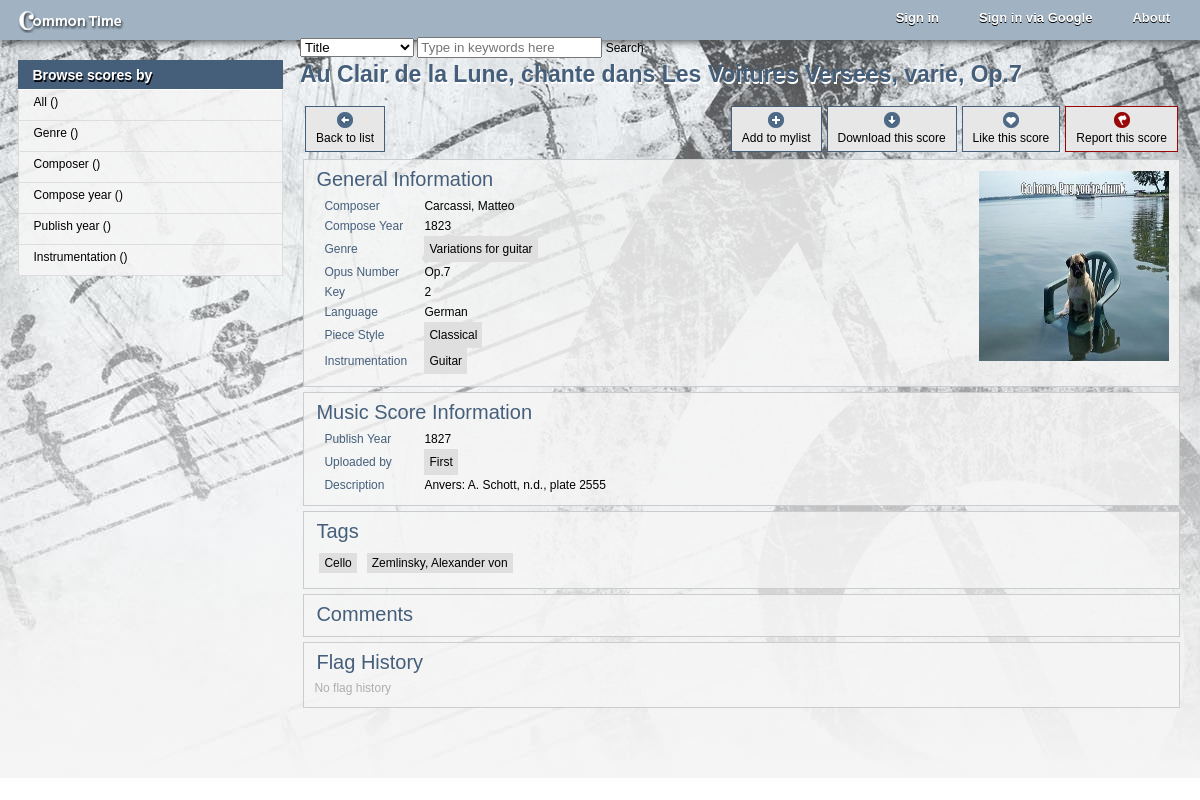
Screenshot of /view.php?id=3 with the database file from the repository.
### tables this page shows
CREATE TABLE `CT_Score` (
  `id` int(11) NOT NULL AUTO_INCREMENT,
  `title` varchar(100) NOT NULL,
  `isFlagged` int(11) DEFAULT '0',
  `isPublic` int(11) NOT NULL DEFAULT '0',
  `composer` varchar(200) DEFAULT NULL COMMENT 'foreign key',
  `composeYear` int(11) DEFAULT NULL,
  `publishYear` int(11) DEFAULT NULL,
  `description` varchar(4000) DEFAULT NULL,
  `downloadLink` varchar(4000) DEFAULT 'assets/scores/sample.jpg',
  `downloads` int(11) NOT NULL DEFAULT '0',
  `likes` int(11) DEFAULT '0',
  `likeList` varchar(4000) DEFAULT NULL,
  `timestamp` int(11) NOT NULL DEFAULT '0',
  `uploadedBy` int(11) NOT NULL DEFAULT '0' COMMENT 'foreign key',
  `language` varchar(45) DEFAULT NULL,
  `opusNum` varchar(45) DEFAULT NULL,
  `key` varchar(45) DEFAULT NULL,
  PRIMARY KEY (`id`)
);

CREATE TABLE `CT_Genre` (
  `id` int(11) NOT NULL AUTO_INCREMENT,
  `refScore` int(11) DEFAULT NULL,
  `genre` varchar(50) NOT NULL,
  PRIMARY KEY (`id`)
);

CREATE TABLE `CT_Style` (
  `id` int(11) NOT NULL AUTO_INCREMENT,
  `refScore` int(11) NOT NULL,
  `style` varchar(200) NOT NULL,
  PRIMARY KEY (`id`)
);

CREATE TABLE `CT_Instrumentation` (
  `id` int(11) NOT NULL AUTO_INCREMENT,
  `refScore` int(11) DEFAULT NULL,
  `instrumentation` varchar(200) NOT NULL,
  PRIMARY KEY (`id`)
);

CREATE TABLE `CT_User` (
  `id` int(11) NOT NULL AUTO_INCREMENT,
  `userEmail` varchar(50) NOT NULL,
  `userPw` varchar(1000) NOT NULL,
  `firstName` varchar(50) NOT NULL,
  `middleName` varchar(50) DEFAULT NULL,
  `lastName` varchar(50) NOT NULL,
  `level` int(11) NOT NULL DEFAULT '1' COMMENT 'for penalizing & incentivizing purposes',
  `redFlag` int(11) DEFAULT '0',
  `joinDate` timestamp NULL DEFAULT NULL,
  `lastAccess` timestamp NULL DEFAULT NULL,
  `avatarPic` varchar(200) DEFAULT 'assets/images/profile.jpg',
  `securityQ` varchar(200) DEFAULT NULL,
  `securityA` varchar(200) DEFAULT NULL,
  `emailSHA` varchar(100) NOT NULL,
  PRIMARY KEY (`id`)
);

CREATE TABLE `CT_ScoreTag` (
  `id` int(11) NOT NULL AUTO_INCREMENT,
  `refScore` int(11) NOT NULL,
  `tagBy` int(11) NOT NULL,
  `tag` varchar(100) NOT NULL,
  PRIMARY KEY (`id`)
);

### functions.php (called while the page is built, shortened)
<?php
function getSpecific($table, $fields, $filter){
	global $json_container, $connect;
	$query = "SELECT ".mysql_real_escape_string($fields)." FROM ".mysql_real_escape_string($table)." WHERE ".mysql_real_escape_string($filter).";";
	$result = mysql_query($query, $connect);
	if($result === false)
	{
		return 'There is no such a table';
	}
	else
	{
		$data = @mysql_fetch_array($result);
		return $data[0];
	}
}
function getSQLFromID($type, $param) {
	if($type == "firstName"){
		return "SELECT firstName FROM CT_User WHERE id = ".mysql_real_escape_string($param).";";
	}else if($type == "lastName"){
		return "SELECT lastName FROM CT_User WHERE id = ".mysql_real_escape_string($param).";";
	}else if($type == "redFlag"){
		return "SELECT redFlag FROM CT_User WHERE id = ".mysql_real_escape_string($param).";";
	}else if($type == "joinDate"){
		return "SELECT joinDate FROM CT_User WHERE id = ".mysql_real_escape_string($param).";";
	}else if($type == "flagHistory"){
		return "SELECT * FROM CT_FlagHistory WHERE refScore = ".mysql_real_escape_string($param)." ORDER BY timestamp DESC;";
	}else if($type == "genre"){
		return "SELECT * FROM CT_Genre WHERE refScore = ".mysql_real_escape_string($param).";";
	}else if($type == "instrumentation"){
		return "SELECT * FROM CT_Instrumentation WHERE refScore = ".mysql_real_escape_string($param).";";
	}else if($type == "comment"){
		return "SELECT * FROM CT_ScoreComment WHERE refScore = ".mysql_real_escape_string($param)." ORDER BY timestamp DESC;";
	}else if($type == "style"){
		return "SELECT * FROM CT_Style WHERE refScore = ".mysql_real_escape_string($param).";";
	}else if($type == "tag"){
		return "SELECT tag FROM CT_ScoreTag WHERE refScore = ".mysql_real_escape_string($param).";";
	}
}
?>

### view.php (the view, shortened to what this page needs)
<?php
require_once("functions.php");
if(isset($_GET['id'])){
	$scoreNum = $_GET['id'];
}else{
	$scoreNum = -1;
}
$query = "SELECT * FROM CT_Score WHERE id = ".mysql_real_escape_string($scoreNum).";";
$result = mysql_query($query, $connect);
$numOfResult = mysql_num_rows($result);
if(!isset($_GET['id']) || $numOfResult == 0){
	$_SESSION['error'] = "The score you tried to access does not exist!";
	header("Location: browse.php");
}else{
	$fetchResult = mysql_query($query, $connect);
}
?>
<!DOCTYPE html PUBLIC "-//W3C//DTD XHTML 1.0 Transitional//EN" "http://www.w3.org/TR/xhtml1/DTD/xhtml1-transitional.dtd">
<html xmlns="http://www.w3.org/1999/xhtml">
<head>
<link rel="stylesheet" href="http://code.jquery.com/ui/1.10.2/themes/smoothness/jquery-ui.css" />
<link rel="stylesheet" href="./assets/style.css">
<link rel="stylesheet" href="./assets/libraries/select/select2.css">
<link rel="stylesheet" href="http://code.jquery.com/mobile/1.3.0/jquery.mobile-1.3.0.min.css" />
</head>
<body>
<div id="bg"></div>
<div class="page">
	<div class="top_nav">
    	<div class="logo_top" onclick="location.href='index.php';">
        	<img src="assets/images/logo.png"/>
        </div>
    	<div class="topmenus">
        	<ul>
            	<li id="aboutPage">About</li>
                <?php
					if(!isset($_SESSION['primaryId']) || $_SESSION['primaryId'] == ''){
						echo('
							<li id="loginW">Sign in via Google</li>
			                <div id="loginWindow">
		                	<div id="formComponents">
        	                <form id="Form_keepSigned" action="index.php" method="get" data-ajax="false">
                	        	<input type="checkbox" name="keepSignedIn" value=1 id="keepSignedIn" data-role="none">
                    	        <input type="hidden" name="loginType" value=1>
                        		<label for="keepSignedIn">Keep me signed in</label>
            	            </form>
 		                    </div>
                			</div>
							<li id="loginWN">Sign in</li>
			                <div id="loginWindowN">
		                	<div id="formComponentsN">
        	                <form id="Form_keepSignedN" action="index.php" method="post" data-ajax="false">
								<input type="text" name="userEmail" placeholder="Email"><input type="password" placeholder="Password" name="userPw">
                	        	<input type="checkbox" name="keepSignedInN" value=1 id="keepSignedInN" data-role="none">
								<label for="keepSignedInN">Keep me signed in</label>
                    	        <input type="hidden" name="loginType" value=2>
								<div data-role="fieldcontain">
									<input type="submit" id="normal_signin" value="Sign in"><input type="button" id="normal_signup" value="Sign up"><input type="button" id="normal_help" value="Help!">
								</div>
            	            </form>
 		                    </div>
                			</div>
						');
					}else{
						echo("<li id='logOut'>Log out</li>");
						echo("<li id='userPanel'>".$_SESSION['firstName']."</li>");
						echo("<li id='upload' onclick=location.href='upload.php'>Upload a score</li>");
					}
				?>
        	</ul>
        </div>
    </div>
    <div class="main_layout">
	    <div class="main_left">
    	    <div class="catList">
        	    <span class="catListHeader">Browse scores by</span>
	           	<ul>
	               	<li id="br_all">All (<span id="numAll"></span>)</li>
	                <li id="br_genre" onclick="$('.subGenre').toggle();">Genre (<span id="numGenre"></span>)</li>
	                <li id="br_composer" onclick="$('.subComposer').toggle();">Composer (<span id="numComp"></span>)</li>
	                <li id="br_composeyear" onclick="$('.subComposeYear').toggle();">Compose year (<span id="numCompYear"></span>)</li>
	                <li id="br_publishyear" onclick="$('.subPublishYear').toggle();">Publish year (<span id="numPubYear"></span>)</li>
                    <li id="br_instrumentation" onclick="$('.subInstrumentation').toggle();">Instrumentation (<span id="numInst"></span>)</li>
	            </ul>
	        </div>
	    </div>
        <div class="main_right">
        	<div class="srchbox">
	            <div id="category" data-role="fieldcontain">
                <select data-inline="true" id="srchType"  class="cat">
                    <option value="title">Title</option>
            	</select>
                </div>
                <div id="textinput" data-role="fieldcontain">
	                <input data-inline="true" type="text" id="keyword" name="keyword" placeholder="Type in keywords here" class="keyword">
    	            <a data-role="button" id="submit">Search</a>
                </div>
            </div>
            <div class="itemList">
            	<?php
				$data = mysql_fetch_array($fetchResult);
				$up_Query = "SELECT firstName FROM CT_User WHERE id = ".$data['uploadedBy'].";";
				$up_Result = mysql_query($up_Query, $connect);
				$genre_Query = getSQLFromID("genre", $data['id']);
				$genre_Result = mysql_query($genre_Query, $connect);
				$style_Query = getSQLFromID("style", $data['id']);
				$style_Result = mysql_query($style_Query, $connect);
				$instr_Query = getSQLFromID("instrumentation", $data['id']);
				$instr_Result = mysql_query($instr_Query, $connect);
				$tag_Query = getSQLFromID("tag", $data['id']);
				$tag_Result = mysql_query($tag_Query, $connect);
				$flag_Query = getSQLFromID("flagHistory", $data['id']);
				$flag_Result = mysql_query($flag_Query, $connect);
				echo('
					<div class="detailTitle">'.htmlentities($data["title"]).'<div class="flagItContainer">
							<div class="flagItHeader">Report this score</div>
							<div class="flagIt"><span class="warning">You are about to report the following score.<br></span><span style="color: #455F7B; font-weight: bold; font-size: 16px; margin-top: 7px; display: inline-block; margin-bottom: 7px;">'.htmlentities($data["title"]).'</span><span class="warning"><br>Please make sure that you have proper sources as you describe the reason(s) for this claim in the text field below. This report will be reviewed by the operators as soon as it is submitted. Also, by reporting this score as problematic, you agree that other users can participate in the rebuttal process to prevent, if any, misjudgements.</span><hr style="width: 99%;" color="#BBBBBB" size="1" no-shade></hr><form id="flagForm" data-ajax="false"><textarea data-role="none" rows=9 cols=77 id="flagDesc" name="flagDesc"></textarea><br>'); if(isset($_SESSION['primaryId'])){ echo('<input type="hidden" id="flagTo" name="flagTo" value='.htmlentities($data['id']).'><input type="hidden" id="flagBy" name="flagBy" value='.$_SESSION['primaryId'].'>');} echo('<input type="submit" value="Report" id="submitFlag"><input type="button" value="Cancel" id="cancelButton" onclick=$(".flagItContainer").fadeOut(300)></form></div>
						</div></div>
					<div class="actions">
							<span id="backToList"><img src="assets/images/back.png"><br>Back to list</span></div><div class="actionsContent"><span id="addToList" data-link='.$data['id'].'><img src="assets/images/add.png"><br>Add to mylist</span><span id="download" data-link='.$data['downloadLink'].'><img src="assets/images/download.png"><br>Download this score</span><span id="like"><img src="assets/images/like.png"><br>Like this score</span><span id="flag"><img src="assets/images/flag.png"><br>Report this score</span>
						</div><br><br><br><br>
					<div class="scoreDetail">
						<span class="subTitle">General Information</span><br><div id="scoreimg"><img src="'.htmlentities($data["downloadLink"]).'" width=190 height=190></div>
						<div class="txt">
							<span class="key">Composer</span><span class="value">'.htmlentities($data["composer"]).'</span><br>
							<span class="key">Compose Year</span><span class="value">'.htmlentities($data["composeYear"]).'</span><br>
							<span class="key">Genre</span><span class="value">');
							while($dataGenre = @mysql_fetch_array($genre_Result)){
								echo("<span class='genres' data-link='browse.php?srchType=genre&keyword=".htmlentities($dataGenre["genre"])."'>".htmlentities($dataGenre["genre"])." </span>");
							}
							echo('</span><br>
							<span class="key">Opus Number</span><span class="value">'.htmlentities($data["opusNum"]).'</span><br>
							<span class="key">Key</span><span class="value">'.htmlentities($data["key"]).'</span><br>
							<span class="key">Language</span><span class="value">'.htmlentities($data["language"]).'</span><br>
							<span class="key">Piece Style</span><span class="value">');
							while($dataStyle = @mysql_fetch_array($style_Result)){
								echo("<span class='genres not'>".htmlentities($dataStyle["style"])." </span>");
							}
							echo('</span><br>
							<span class="key">Instrumentation</span><span class="value">');
							while($dataInstr = @mysql_fetch_array($instr_Result)){
								echo("<span class='genres' data-link='browse.php?srchType=instrumentation&keyword=".htmlentities($dataInstr["instrumentation"])."'>".htmlentities($dataInstr["instrumentation"])." </span>");
							}
							echo('</span><br>
						</div>
		            </div>
					<div class="scoreDetail">
						<span class="subTitle">Music Score Information</span><br>
						<div class="txt">
							<span class="key">Publish Year</span><span class="value">'.htmlentities($data["publishYear"]).'</span><br>
							<span class="key">Uploaded by</span><span class="value">');
							$dataUp = mysql_fetch_array($up_Result);
							echo("<span class='friend'>".htmlentities($dataUp[0]).'</span>
							<div class="friendProfileContainer">
								<div class="friendProfile">
									<img src="'.getSpecific("CT_User","avatarPic","id=".$data["uploadedBy"]).'">
									<div class="name">'.htmlentities(getSpecific("CT_User","firstName", "id=".$data["uploadedBy"])).' '.htmlentities(getSpecific("CT_User","lastName", "id=".$data["uploadedBy"])).'</div>
									<div class="buttonArea">
										<ul>');
										echo('
											<li id="close" onclick=$(".friendProfileContainer").fadeOut(300)>Close</li>
										</ul>
									</div>
								</div>
							</div><br>
							<span class="key">Description</span><span class="value">'.htmlentities($data["description"]).'</span><br>
						</div>
					</div>
					<div class="scoreDetail">
						<span class="subTitle">Tags</span><br>
						<div class="txt">');
							while($dataTag = @mysql_fetch_array($tag_Result)){
								echo("<span class='tags' data-link='browse.php?srchType=tag&keyword=".htmlentities($dataTag[0])."'>".htmlentities($dataTag[0])." </span>");
							}
							echo('
						</div>
					</div>
					<div class="scoreDetail">
						<span class="subTitle">Comments</span><br>
						<div class="txt">
						<form id="msgForm" data-ajax="false">'); echo('<input type="hidden" value='.$data["id"].' id="msgTo" name="msgTo"></form><div class="commentArea">');
							echo('
						</div></div>
					</div>
					<div class="scoreDetail">
						<span class="subTitle">Flag History</span><br>
						<div class="txt">
							<div class="commentArea">');
							if(mysql_num_rows($flag_Result) == 0){
								echo("<span style='color: #aeaeae;' class='msg'>No flag history</span>");
							}
							echo('
							</div>
						</div>
					</div>
					');
				?>
            </div>
        </div>    </div>
</div>
</body>
</html>

### rows the page displays
ct_score: title "Au Clair de la Lune, chante dans Les Voitures Versees, varie, Op.7", downloadLink (picture), composer "Carcassi, Matteo", composeYear "1823", opusNum "Op.7", key "2", language "German", publishYear "1827", description "Anvers: A. Schott, n.d., plate 2555"
ct_genre: genre "Variations for guitar"
ct_style: style "Classical"
ct_instrumentation: instrumentation "Guitar"
ct_user: firstName "First"
ct_scoretag: tag "Cello"
ct_scoretag: tag "Zemlinsky, Alexander von"
